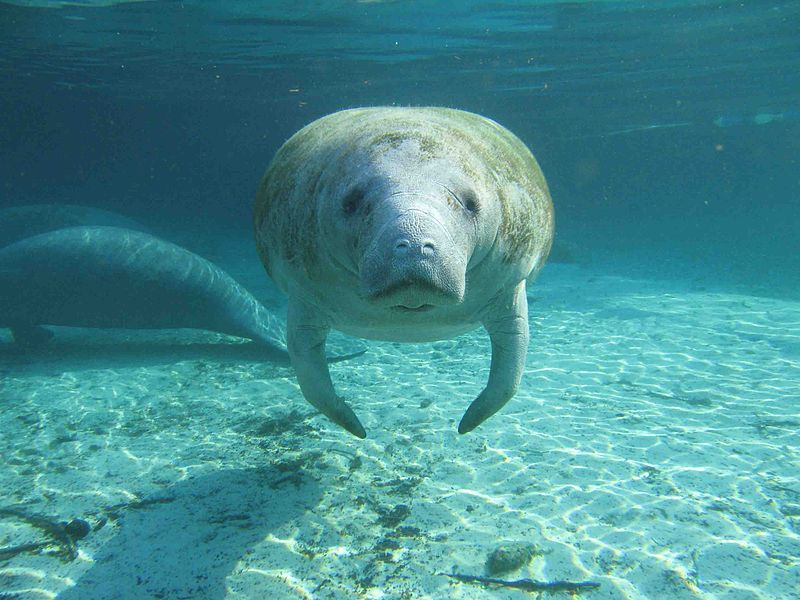
#> input picture day1/ex03/animal.jpeg, 800 x 600 px
$ python zoom.py
#> lines starting #> are read from the running program, lines starting #| are printed output that depends on the picture
### day1/ex02/load_image.py
import sys
from PIL import Image
import numpy as np


def ft_load(path: str) -> np.ndarray | None:
    """Load an image from a file into a numpy array."""
#> called with path = 'animal.jpeg'
    try:
        img = Image.open(path)
#> img is the input picture: PIL image 800x600 RGB; mean R, G, B 69.4, 140.2, 144.3
        print("Image format:", img.format)
#| Image format: JPEG
        img_array = np.array(img)
        print("The shape of image is:", img_array.shape)
#| The shape of image is: (600, 800, 3)
        return img_array
    except FileNotFoundError:
        print("Error: The file does not exist.", file=sys.stderr)
        return None
    except IOError:
        print("Error: The image file could not be read.", file=sys.stderr)
        return None

### day1/ex03/zoom.py
import sys
import matplotlib.pyplot as plt
import numpy as np
from load_image import ft_load

FILENAME = "animal.jpeg"
ZOOM_SCALE = 0.6


def zoom_image(img_array: np.ndarray, scale: float) -> np.ndarray:
    """Return a zoomed, grayscale image."""
#> called with scale = 0.6
    width = img_array.shape[1]
#> width = 800
    height = img_array.shape[0]
#> height = 600
    center_x = width // 2
#> center_x = 400
    center_y = height // 2
#> center_y = 300
    half_square = round(min(img_array.shape[0], width) * scale * 0.5)
#> half_square = 180
    zoomed_array = img_array[
        center_y - half_square : center_y + half_square,
        center_x - half_square : center_x + half_square,
    ]
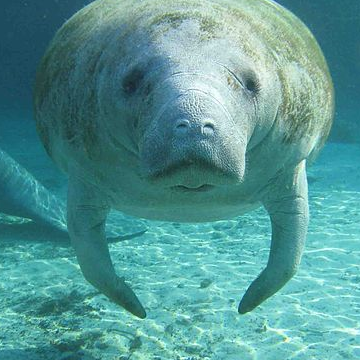
#> zoomed_array: shape (360, 360, 3); mean R, G, B 85.6, 150.4, 148.4
    return np.dot(
        zoomed_array[:, :, :3],
        [0.299, 0.587, 0.114],
    )
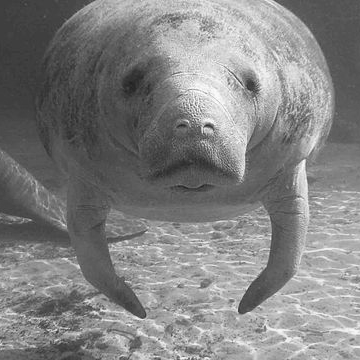
#> returned value: shape (360, 360) float64; min 33.12, max 252.6, mean 130.8


def main():
    """Display a zoomed version of animal.jpeg."""
    img_array = ft_load(FILENAME)
    if img_array is None:
        sys.exit(1)

    zoomed_array = zoom_image(img_array, ZOOM_SCALE)
    print("New shape after slicing:", zoomed_array.shape)
#| New shape after slicing: (360, 360)
    print(zoomed_array)
#> (printed output is left out)

    plt.imshow(zoomed_array, cmap="gray")
    plt.show()


if __name__ == "__main__":
    main()
